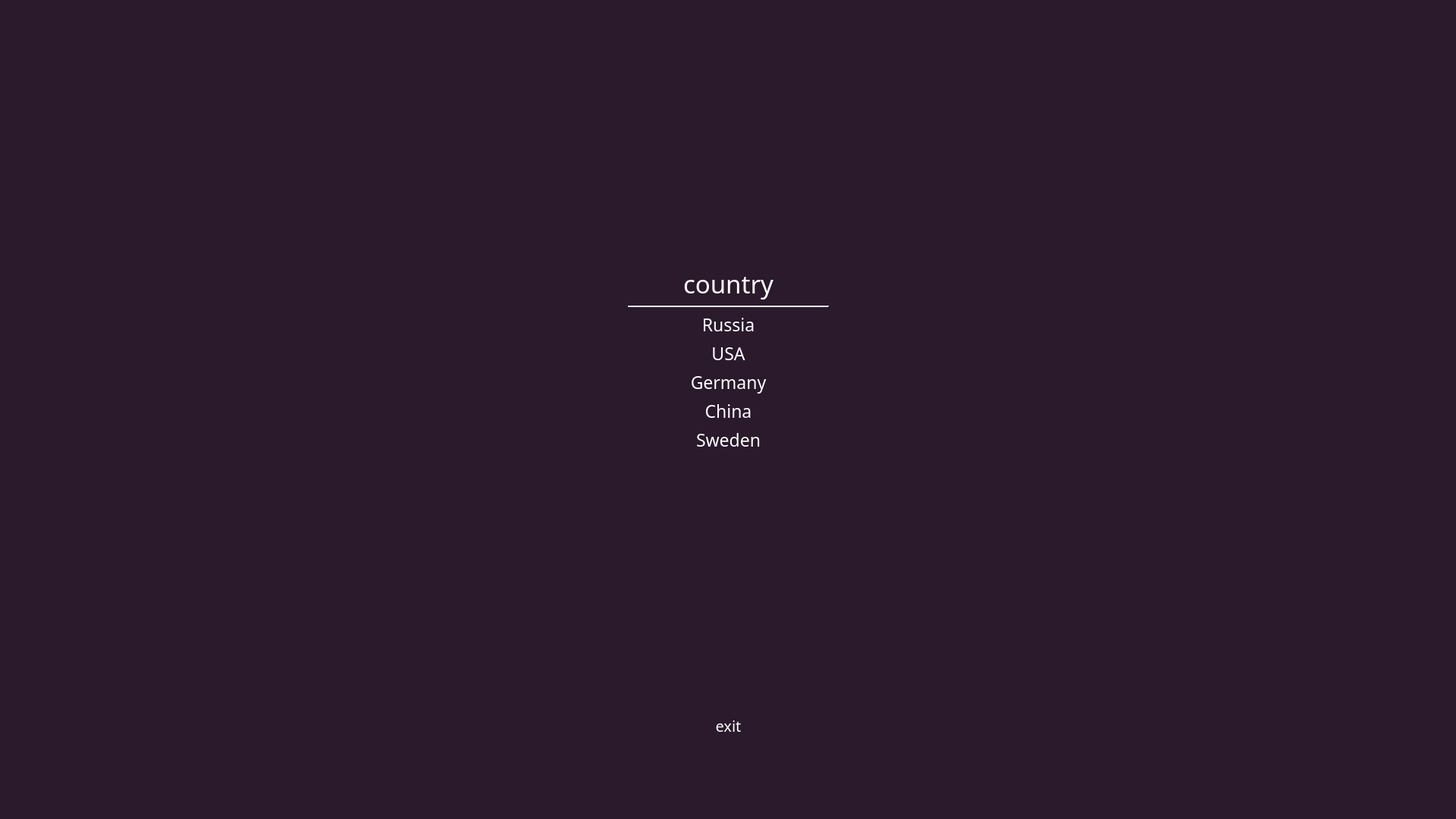
<?xml version="1.0" encoding="UTF-8"?>
<ui version="4.0">
 <class>EnterCountry</class>
 <widget class="QMainWindow" name="EnterCountry">
  <property name="geometry">
   <rect>
    <x>0</x>
    <y>0</y>
    <width>1920</width>
    <height>1080</height>
   </rect>
  </property>
  <property name="palette">
   <palette>
    <active>
     <colorrole role="WindowText">
      <brush brushstyle="SolidPattern">
       <color alpha="255">
        <red>255</red>
        <green>255</green>
        <blue>255</blue>
       </color>
      </brush>
     </colorrole>
     <colorrole role="Light">
      <brush brushstyle="SolidPattern">
       <color alpha="255">
        <red>255</red>
        <green>255</green>
        <blue>255</blue>
       </color>
      </brush>
     </colorrole>
     <colorrole role="Dark">
      <brush brushstyle="SolidPattern">
       <color alpha="255">
        <red>255</red>
        <green>255</green>
        <blue>255</blue>
       </color>
      </brush>
     </colorrole>
     <colorrole role="Mid">
      <brush brushstyle="SolidPattern">
       <color alpha="255">
        <red>255</red>
        <green>255</green>
        <blue>255</blue>
       </color>
      </brush>
     </colorrole>
     <colorrole role="Text">
      <brush brushstyle="SolidPattern">
       <color alpha="255">
        <red>0</red>
        <green>0</green>
        <blue>0</blue>
       </color>
      </brush>
     </colorrole>
     <colorrole role="BrightText">
      <brush brushstyle="SolidPattern">
       <color alpha="255">
        <red>255</red>
        <green>255</green>
        <blue>255</blue>
       </color>
      </brush>
     </colorrole>
     <colorrole role="ButtonText">
      <brush brushstyle="SolidPattern">
       <color alpha="255">
        <red>0</red>
        <green>0</green>
        <blue>0</blue>
       </color>
      </brush>
     </colorrole>
     <colorrole role="Base">
      <brush brushstyle="SolidPattern">
       <color alpha="255">
        <red>255</red>
        <green>255</green>
        <blue>255</blue>
       </color>
      </brush>
     </colorrole>
     <colorrole role="Window">
      <brush brushstyle="SolidPattern">
       <color alpha="255">
        <red>42</red>
        <green>26</green>
        <blue>44</blue>
       </color>
      </brush>
     </colorrole>
     <colorrole role="AlternateBase">
      <brush brushstyle="SolidPattern">
       <color alpha="255">
        <red>85</red>
        <green>255</green>
        <blue>255</blue>
       </color>
      </brush>
     </colorrole>
    </active>
    <inactive>
     <colorrole role="WindowText">
      <brush brushstyle="SolidPattern">
       <color alpha="255">
        <red>255</red>
        <green>255</green>
        <blue>255</blue>
       </color>
      </brush>
     </colorrole>
     <colorrole role="Light">
      <brush brushstyle="SolidPattern">
       <color alpha="255">
        <red>255</red>
        <green>255</green>
        <blue>255</blue>
       </color>
      </brush>
     </colorrole>
     <colorrole role="Dark">
      <brush brushstyle="SolidPattern">
       <color alpha="255">
        <red>255</red>
        <green>255</green>
        <blue>255</blue>
       </color>
      </brush>
     </colorrole>
     <colorrole role="Mid">
      <brush brushstyle="SolidPattern">
       <color alpha="255">
        <red>255</red>
        <green>255</green>
        <blue>255</blue>
       </color>
      </brush>
     </colorrole>
     <colorrole role="Text">
      <brush brushstyle="SolidPattern">
       <color alpha="255">
        <red>0</red>
        <green>0</green>
        <blue>0</blue>
       </color>
      </brush>
     </colorrole>
     <colorrole role="BrightText">
      <brush brushstyle="SolidPattern">
       <color alpha="255">
        <red>255</red>
        <green>255</green>
        <blue>255</blue>
       </color>
      </brush>
     </colorrole>
     <colorrole role="ButtonText">
      <brush brushstyle="SolidPattern">
       <color alpha="255">
        <red>0</red>
        <green>0</green>
        <blue>0</blue>
       </color>
      </brush>
     </colorrole>
     <colorrole role="Base">
      <brush brushstyle="SolidPattern">
       <color alpha="255">
        <red>255</red>
        <green>255</green>
        <blue>255</blue>
       </color>
      </brush>
     </colorrole>
     <colorrole role="Window">
      <brush brushstyle="SolidPattern">
       <color alpha="255">
        <red>42</red>
        <green>26</green>
        <blue>44</blue>
       </color>
      </brush>
     </colorrole>
     <colorrole role="AlternateBase">
      <brush brushstyle="SolidPattern">
       <color alpha="255">
        <red>85</red>
        <green>255</green>
        <blue>255</blue>
       </color>
      </brush>
     </colorrole>
    </inactive>
    <disabled>
     <colorrole role="WindowText">
      <brush brushstyle="SolidPattern">
       <color alpha="255">
        <red>255</red>
        <green>255</green>
        <blue>255</blue>
       </color>
      </brush>
     </colorrole>
     <colorrole role="Light">
      <brush brushstyle="SolidPattern">
       <color alpha="255">
        <red>255</red>
        <green>255</green>
        <blue>255</blue>
       </color>
      </brush>
     </colorrole>
     <colorrole role="Dark">
      <brush brushstyle="SolidPattern">
       <color alpha="255">
        <red>255</red>
        <green>255</green>
        <blue>255</blue>
       </color>
      </brush>
     </colorrole>
     <colorrole role="Mid">
      <brush brushstyle="SolidPattern">
       <color alpha="255">
        <red>255</red>
        <green>255</green>
        <blue>255</blue>
       </color>
      </brush>
     </colorrole>
     <colorrole role="Text">
      <brush brushstyle="SolidPattern">
       <color alpha="255">
        <red>255</red>
        <green>255</green>
        <blue>255</blue>
       </color>
      </brush>
     </colorrole>
     <colorrole role="BrightText">
      <brush brushstyle="SolidPattern">
       <color alpha="255">
        <red>255</red>
        <green>255</green>
        <blue>255</blue>
       </color>
      </brush>
     </colorrole>
     <colorrole role="ButtonText">
      <brush brushstyle="SolidPattern">
       <color alpha="255">
        <red>255</red>
        <green>255</green>
        <blue>255</blue>
       </color>
      </brush>
     </colorrole>
     <colorrole role="Base">
      <brush brushstyle="SolidPattern">
       <color alpha="255">
        <red>42</red>
        <green>26</green>
        <blue>44</blue>
       </color>
      </brush>
     </colorrole>
     <colorrole role="Window">
      <brush brushstyle="SolidPattern">
       <color alpha="255">
        <red>42</red>
        <green>26</green>
        <blue>44</blue>
       </color>
      </brush>
     </colorrole>
     <colorrole role="AlternateBase">
      <brush brushstyle="SolidPattern">
       <color alpha="255">
        <red>85</red>
        <green>255</green>
        <blue>255</blue>
       </color>
      </brush>
     </colorrole>
    </disabled>
   </palette>
  </property>
  <property name="font">
   <font>
    <family>Comfortaa Light</family>
    <pointsize>25</pointsize>
   </font>
  </property>
  <property name="windowTitle">
   <string>MainWindow</string>
  </property>
  <widget class="QWidget" name="centralwidget">
   <layout class="QHBoxLayout" name="horizontalLayout_2">
    <item>
     <spacer name="horizontalSpacer">
      <property name="orientation">
       <enum>Qt::Horizontal</enum>
      </property>
      <property name="sizeHint" stdset="0">
       <size>
        <width>808</width>
        <height>20</height>
       </size>
      </property>
     </spacer>
    </item>
    <item>
     <layout class="QVBoxLayout" name="verticalLayout">
      <property name="bottomMargin">
       <number>100</number>
      </property>
      <item>
       <spacer name="verticalSpacer">
        <property name="orientation">
         <enum>Qt::Vertical</enum>
        </property>
        <property name="sizeHint" stdset="0">
         <size>
          <width>20</width>
          <height>40</height>
         </size>
        </property>
       </spacer>
      </item>
      <item>
       <widget class="QLabel" name="label">
        <property name="text">
         <string>country</string>
        </property>
        <property name="alignment">
         <set>Qt::AlignCenter</set>
        </property>
       </widget>
      </item>
      <item>
       <widget class="Line" name="line">
        <property name="minimumSize">
         <size>
          <width>265</width>
          <height>0</height>
         </size>
        </property>
        <property name="maximumSize">
         <size>
          <width>16777215</width>
          <height>279</height>
         </size>
        </property>
        <property name="orientation">
         <enum>Qt::Horizontal</enum>
        </property>
       </widget>
      </item>
      <item>
       <widget class="QLabel" name="label_2">
        <property name="font">
         <font>
          <pointsize>17</pointsize>
         </font>
        </property>
        <property name="text">
         <string>Russia</string>
        </property>
        <property name="alignment">
         <set>Qt::AlignCenter</set>
        </property>
       </widget>
      </item>
      <item>
       <widget class="QLabel" name="label_6">
        <property name="font">
         <font>
          <pointsize>17</pointsize>
         </font>
        </property>
        <property name="text">
         <string>USA</string>
        </property>
        <property name="alignment">
         <set>Qt::AlignCenter</set>
        </property>
       </widget>
      </item>
      <item>
       <widget class="QLabel" name="label_5">
        <property name="font">
         <font>
          <pointsize>17</pointsize>
         </font>
        </property>
        <property name="text">
         <string>Germany</string>
        </property>
        <property name="alignment">
         <set>Qt::AlignCenter</set>
        </property>
       </widget>
      </item>
      <item>
       <widget class="QLabel" name="label_4">
        <property name="font">
         <font>
          <pointsize>17</pointsize>
         </font>
        </property>
        <property name="text">
         <string>China</string>
        </property>
        <property name="alignment">
         <set>Qt::AlignCenter</set>
        </property>
       </widget>
      </item>
      <item>
       <widget class="QLabel" name="label_3">
        <property name="font">
         <font>
          <pointsize>17</pointsize>
         </font>
        </property>
        <property name="text">
         <string>Sweden</string>
        </property>
        <property name="alignment">
         <set>Qt::AlignCenter</set>
        </property>
       </widget>
      </item>
      <item>
       <spacer name="verticalSpacer_2">
        <property name="orientation">
         <enum>Qt::Vertical</enum>
        </property>
        <property name="sizeHint" stdset="0">
         <size>
          <width>20</width>
          <height>40</height>
         </size>
        </property>
       </spacer>
      </item>
      <item>
       <widget class="QLabel" name="label_7">
        <property name="font">
         <font>
          <pointsize>15</pointsize>
         </font>
        </property>
        <property name="text">
         <string>exit</string>
        </property>
        <property name="alignment">
         <set>Qt::AlignCenter</set>
        </property>
       </widget>
      </item>
     </layout>
    </item>
    <item>
     <spacer name="horizontalSpacer_2">
      <property name="orientation">
       <enum>Qt::Horizontal</enum>
      </property>
      <property name="sizeHint" stdset="0">
       <size>
        <width>809</width>
        <height>20</height>
       </size>
      </property>
     </spacer>
    </item>
   </layout>
  </widget>
 </widget>
 <resources/>
 <connections/>
</ui>
